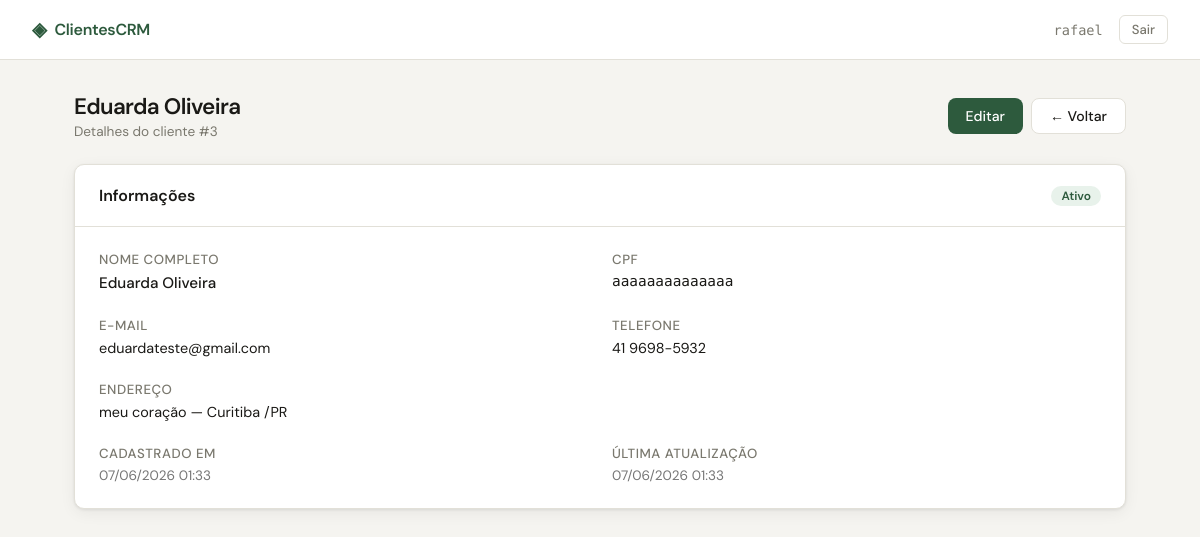
Page /clientes/3/ (signed in) on the committed database.
### clientes/models.py (models this page shows, shortened)
class Cliente(models.Model):
    nome = models.CharField(max_length=200, verbose_name='Nome completo')
    email = models.EmailField(unique=True, verbose_name='E-mail')
    telefone = models.CharField(max_length=20, verbose_name='Telefone')
    cpf = models.CharField(max_length=14, unique=True, verbose_name='CPF')
    endereco = models.CharField(max_length=300, verbose_name='Endereço', blank=True)
    cidade = models.CharField(max_length=100, verbose_name='Cidade', blank=True)
    estado = models.CharField(max_length=2, verbose_name='Estado', blank=True)
    ativo = models.BooleanField(default=True, verbose_name='Ativo')
    criado_em = models.DateTimeField(auto_now_add=True, verbose_name='Criado em')
    atualizado_em = models.DateTimeField(auto_now=True, verbose_name='Atualizado em')
    class Meta:
        verbose_name = 'Cliente'
        verbose_name_plural = 'Clientes'
        ordering = ['nome']

### clientes/views.py (the view)
# urls.py: path('<int:pk>/', views.cliente_detail, name='cliente_detail'),
@login_required
def cliente_detail(request, pk):
    cliente = get_object_or_404(Cliente, pk=pk)
    return render(request, 'clientes/detail.html', {'cliente': cliente})

### templates/clientes/detail.html (shortened to what this page needs)
{% extends 'base.html' %}
{% block content %}
<div class="page-header">
  <div>
    <h1 class="page-title">{{ cliente.nome }}</h1>
    <p class="page-subtitle">Detalhes do cliente #{{ cliente.pk }}</p>
  </div>
  <div style="display:flex; gap:8px;">
    <a href="{% url 'cliente_update' cliente.pk %}" class="btn btn-primary">Editar</a>
    <a href="{% url 'cliente_list' %}" class="btn btn-secondary">← Voltar</a>
  </div>
</div>
<div class="card">
  <div class="card-header">
    <span class="card-title">Informações</span>
    {% if cliente.ativo %}
      <span class="badge badge-green">Ativo</span>
    {% else %}
      <span class="badge badge-gray">Inativo</span>
    {% endif %}
  </div>
  <div class="card-body">
    <div style="display: grid; grid-template-columns: 1fr 1fr; gap: 1.5rem;">
      <div>
        <label>Nome completo</label>
        <p style="font-size: 0.95rem; font-weight: 500;">{{ cliente.nome }}</p>
      </div>
      <div>
        <label>CPF</label>
        <p style="font-family: 'DM Mono', monospace; font-size: 0.9rem;">{{ cliente.cpf }}</p>
      </div>
      <div>
        <label>E-mail</label>
        <p style="font-size: 0.9rem;">{{ cliente.email }}</p>
      </div>
      <div>
        <label>Telefone</label>
        <p style="font-size: 0.9rem;">{{ cliente.telefone }}</p>
      </div>
      {% if cliente.endereco %}
      <div style="grid-column: 1 / -1;">
        <label>Endereço</label>
        <p style="font-size: 0.9rem;">
          {{ cliente.endereco }}
          {% if cliente.cidade %} — {{ cliente.cidade }}{% endif %}
          {% if cliente.estado %}/{{ cliente.estado }}{% endif %}
        </p>
      </div>
      {% endif %}
      <div>
        <label>Cadastrado em</label>
        <p style="font-size: 0.85rem; color: #777;">{{ cliente.criado_em|date:"d/m/Y H:i" }}</p>
      </div>
      <div>
        <label>Última atualização</label>
        <p style="font-size: 0.85rem; color: #777;">{{ cliente.atualizado_em|date:"d/m/Y H:i" }}</p>
      </div>
    </div>
  </div>
</div>
{% endblock %}

### templates/base.html (shortened to what this page needs)
<!DOCTYPE html>
<html lang="pt-br">
<head>
</head>
<body>
  {% if user.is_authenticated %}
  <nav>
    <a class="nav-brand" href="{% url 'cliente_list' %}">
      <span>◈</span> ClientesCRM
    </a>
    <div class="nav-right">
      <span class="nav-user">{{ user.username }}</span>
      <a class="btn-logout" href="{% url 'logout' %}">Sair</a>
    </div>
  </nav>
  {% endif %}
  <main>
    {% block content %}{% endblock %}
  </main>
</body>
</html>

### templates/base.html (style rules this page uses)
*, *::before, *::after { box-sizing: border-box; margin: 0; padding: 0; }
:root { --bg: #f5f4f0; --surface: #ffffff; --border: #e2e0d8; --text: #1a1916; --muted: #7a786e; --accent: #2d5a3d; --accent-light: #e8f2eb; --danger: #c0392b; --danger-light: #fdf0ef; --warning: #d4850a; --radius: 10px; --shadow: 0 1px 3px rgba(0,0,0,0.08), 0 4px 16px rgba(0,0,0,0.06); }
body { font-family: 'DM Sans', sans-serif; background: var(--bg); color: var(--text); min-height: 100vh; }
nav { background: var(--surface); border-bottom: 1px solid var(--border); padding: 0 2rem; display: flex; align-items: center; justify-content: space-between; height: 60px; position: sticky; top: 0; z-index: 100; }
.nav-brand { font-weight: 600; font-size: 1rem; color: var(--accent); letter-spacing: -0.02em; display: flex; align-items: center; gap: 8px; text-decoration: none; }
.nav-brand span { font-size: 1.2rem; }
.nav-right { display: flex; align-items: center; gap: 1rem; }
.nav-user { font-size: 0.85rem; color: var(--muted); font-family: 'DM Mono', monospace; }
.btn-logout { font-family: 'DM Sans', sans-serif; font-size: 0.82rem; font-weight: 500; color: var(--muted); background: none; border: 1px solid var(--border); border-radius: 6px; padding: 5px 12px; cursor: pointer; transition: all 0.15s; text-decoration: none; }
main { max-width: 1100px; margin: 0 auto; padding: 2rem 1.5rem; }
.btn { display: inline-flex; align-items: center; gap: 6px; font-family: 'DM Sans', sans-serif; font-size: 0.88rem; font-weight: 500; padding: 8px 18px; border-radius: 8px; border: none; cursor: pointer; text-decoration: none; transition: all 0.15s; }
.btn-primary { background: var(--accent); color: #fff; }
.btn-secondary { background: var(--surface); color: var(--text); border: 1px solid var(--border); }
label { font-size: 0.83rem; font-weight: 500; color: var(--muted); display: block; margin-bottom: 5px; text-transform: uppercase; letter-spacing: 0.04em; }
.card { background: var(--surface); border: 1px solid var(--border); border-radius: var(--radius); box-shadow: var(--shadow); }
.card-header { padding: 1.25rem 1.5rem; border-bottom: 1px solid var(--border); display: flex; align-items: center; justify-content: space-between; }
.card-body { padding: 1.5rem; }
.card-title { font-weight: 600; font-size: 1rem; }
.badge { display: inline-block; padding: 2px 10px; border-radius: 20px; font-size: 0.75rem; font-weight: 600; }
.badge-green { background: var(--accent-light); color: var(--accent); }
.page-header { display: flex; align-items: center; justify-content: space-between; margin-bottom: 1.5rem; }
.page-title { font-size: 1.4rem; font-weight: 600; letter-spacing: -0.03em; }
.page-subtitle { font-size: 0.85rem; color: var(--muted); margin-top: 2px; }

### rows in the picture
Cliente: nome "Eduarda Oliveira", pk "3", cpf "aaaaaaaaaaaaaa", email "eduardateste@gmail.com", telefone "41 9698-5932", endereco "meu coração", cidade "Curitiba", estado "PR", criado_em "07/06/2026 01:33", atualizado_em "07/06/2026 01:33"

### other values in the picture
{{ user.username }} "rafael"
